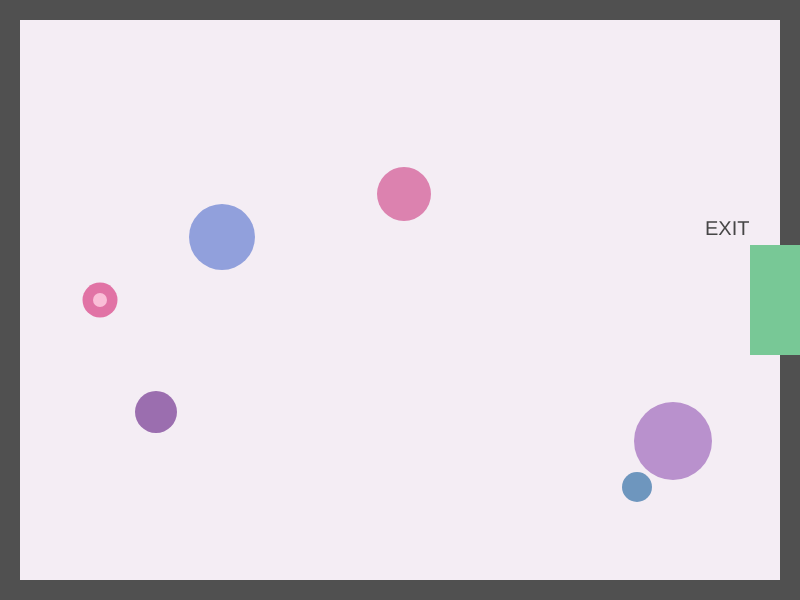
Frame 1 (no input)
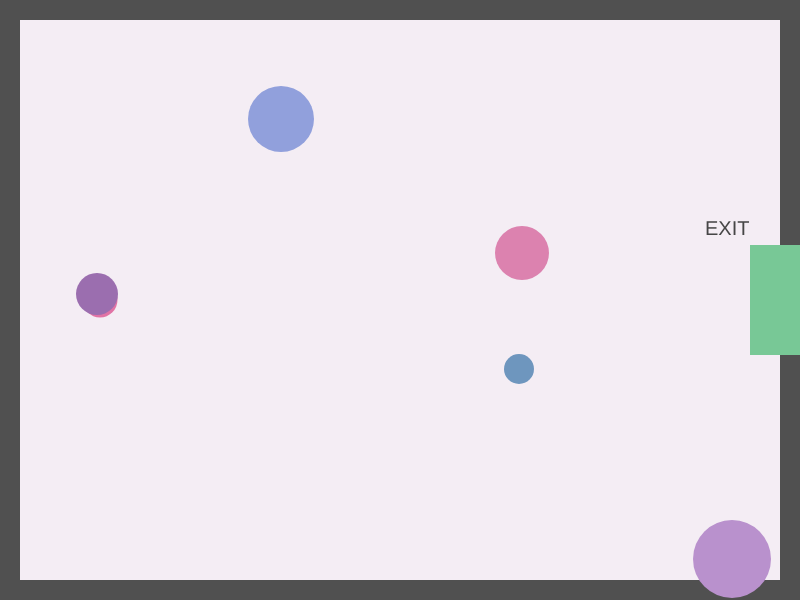
Frame 60 (no input)
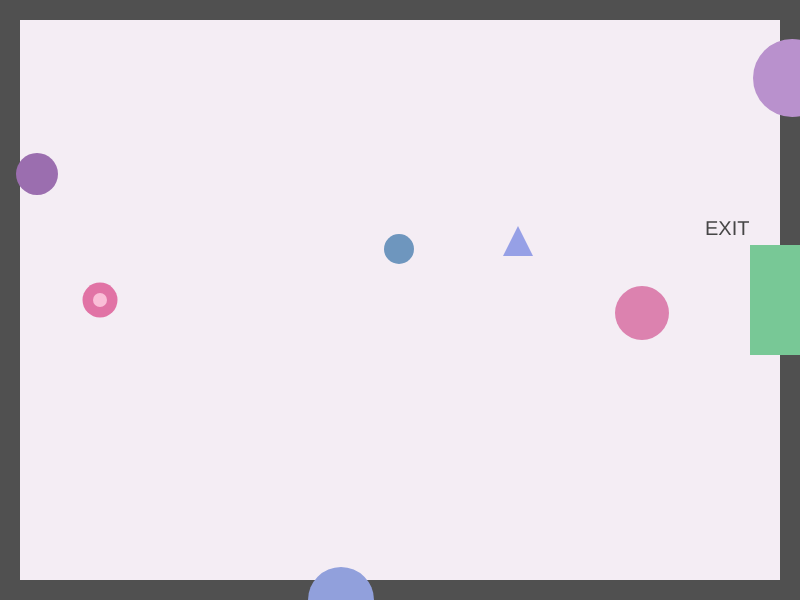
Frame 120 (the mouse pressed at the canvas centre since frame 60)

The p5.js sketch that drew these frames (run headless with seeded random() and noise() and a simulated clock; from frame 60 on, the mouse is pressed at the canvas centre):

// p5.js sketch
// ── sketch.js
// player
var playerX = 100;
var playerY = 300;
var playerSize = 35;


// obstacle arrays
var obstacleXs = [];
var obstacleYs = [];
var obstacleSizes = [];
var obstacleXSpeeds = [];
var obstacleYSpeeds = [];

var obstacleReds = [];
var obstacleGreens = [];
var obstacleBlues = [];


// mouse obstacle arrays
var mouseXs = [];
var mouseYs = [];
var mouseSizes = [];
var mouseXSpeeds = [];
var mouseYSpeeds = [];


// game
var won = false;



function setup()
{
    createCanvas(800,600);

    // create five obstacles
    for(var i = 0; i < 5; i++)
    {
        obstacleXs[i] = getRandomNumber(650) + 50;
        obstacleYs[i] = getRandomNumber(450) + 50;

        obstacleSizes[i] = 30 + (i * 12);

        obstacleXSpeeds[i] = getRandomNumber(5) - 3;
        obstacleYSpeeds[i] = getRandomNumber(5) - 3;

        if(obstacleXSpeeds[i] == 0)
        {
            obstacleXSpeeds[i] = 1;
        }

        if(obstacleYSpeeds[i] == 0)
        {
            obstacleYSpeeds[i] = 1;
        }


        // blue
        if(i == 0)
        {
            obstacleReds[i] = 110;
            obstacleGreens[i] = 150;
            obstacleBlues[i] = 190;
        }

        // purple
        else if(i == 1)
        {
            obstacleReds[i] = 155;
            obstacleGreens[i] = 110;
            obstacleBlues[i] = 175;
        }

        // pink
        else if(i == 2)
        {
            obstacleReds[i] = 220;
            obstacleGreens[i] = 130;
            obstacleBlues[i] = 175;
        }

        // periwinkle
        else if(i == 3)
        {
            obstacleReds[i] = 145;
            obstacleGreens[i] = 160;
            obstacleBlues[i] = 220;
        }

        // lavender
        else
        {
            obstacleReds[i] = 185;
            obstacleGreens[i] = 145;
            obstacleBlues[i] = 205;
        }
    }
}



function draw()
{
    background(244,237,244);

    createBorders();
    createExit();

    createPlayer();

    createObstacles();
    moveObstacles();

    createMouseObstacles();
    moveMouseObstacles();

    checkWin();
    displayWin();
}



// player
function createPlayer()
{
    noStroke();

    fill(225,115,165);
    circle(playerX,playerY,playerSize);

    fill(250,190,215);
    circle(playerX,playerY,14);
}



// move player
function movePlayer()
{
    // W
    if(key == 'w' || key == 'W')
    {
        playerY -= 10;
    }

    // S
    else if(key == 's' || key == 'S')
    {
        playerY += 10;
    }

    // A
    else if(key == 'a' || key == 'A')
    {
        playerX -= 10;
    }

    // D
    else if(key == 'd' || key == 'D')
    {
        playerX += 10;
    }
}



// keyboard
function keyPressed()
{
    movePlayer();

    return false;
}



// create obstacles
function createObstacles()
{
    for(var i = 0; i < obstacleXs.length; i++)
    {
        noStroke();

        fill(
            obstacleReds[i],
            obstacleGreens[i],
            obstacleBlues[i]
        );

        circle(
            obstacleXs[i],
            obstacleYs[i],
            obstacleSizes[i]
        );
    }
}



// move obstacles
function moveObstacles()
{
    for(var i = 0; i < obstacleXs.length; i++)
    {
        obstacleXs[i] += obstacleXSpeeds[i];
        obstacleYs[i] += obstacleYSpeeds[i];


        if(obstacleXs[i] > width)
        {
            obstacleXs[i] = 0;
        }

        else if(obstacleXs[i] < 0)
        {
            obstacleXs[i] = width;
        }


        if(obstacleYs[i] > height)
        {
            obstacleYs[i] = 0;
        }

        else if(obstacleYs[i] < 0)
        {
            obstacleYs[i] = height;
        }
    }
}



// borders
function createBorders()
{
    noFill();

    stroke(80);
    strokeWeight(20);

    rect(10,10,780,580);

    strokeWeight(1);
}



// exit
function createExit()
{
    noStroke();

    fill(120,200,150);

    rect(
        750,
        245,
        50,
        110
    );

    fill(70);

    textSize(20);

    text(
        "EXIT",
        705,
        235
    );
}



// check for win
function checkWin()
{
    if(
        playerX >= 735 &&
        playerY >= 235 &&
        playerY <= 365
    )
    {
        won = true;
    }
}



// display win
function displayWin()
{
    if(won == true)
    {
        fill(80,60,100);

        textSize(45);
        textAlign(CENTER);

        text(
            "YOU WIN!",
            width / 2,
            height / 2
        );

        textAlign(LEFT);
    }
}



// create clicked obstacles
function createMouseObstacles()
{
    for(var i = 0; i < mouseXs.length; i++)
    {
        // periwinkle triangles
        fill(150,160,230);

        noStroke();

        triangle(
            mouseXs[i],
            mouseYs[i] - mouseSizes[i],

            mouseXs[i] - mouseSizes[i],
            mouseYs[i] + mouseSizes[i],

            mouseXs[i] + mouseSizes[i],
            mouseYs[i] + mouseSizes[i]
        );
    }
}



// move clicked obstacles
function moveMouseObstacles()
{
    for(var i = 0; i < mouseXs.length; i++)
    {
        mouseXs[i] += mouseXSpeeds[i];
        mouseYs[i] += mouseYSpeeds[i];


        if(mouseXs[i] > width)
        {
            mouseXs[i] = 0;
        }

        else if(mouseXs[i] < 0)
        {
            mouseXs[i] = width;
        }


        if(mouseYs[i] > height)
        {
            mouseYs[i] = 0;
        }

        else if(mouseYs[i] < 0)
        {
            mouseYs[i] = height;
        }
    }
}



// add another obstacle when mouse is clicked
function mousePressed()
{
    var newObstacle = mouseXs.length;

    mouseXs[newObstacle] = mouseX;
    mouseYs[newObstacle] = mouseY;

    mouseSizes[newObstacle] = 15;

    mouseXSpeeds[newObstacle] =
        getRandomNumber(5) - 3;

    mouseYSpeeds[newObstacle] =
        getRandomNumber(5) - 3;


    if(mouseXSpeeds[newObstacle] == 0)
    {
        mouseXSpeeds[newObstacle] = 1;
    }

    if(mouseYSpeeds[newObstacle] == 0)
    {
        mouseYSpeeds[newObstacle] = 1;
    }
}



// random number
function getRandomNumber(number)
{
    return Math.floor(Math.random() * number) + 1;
}
